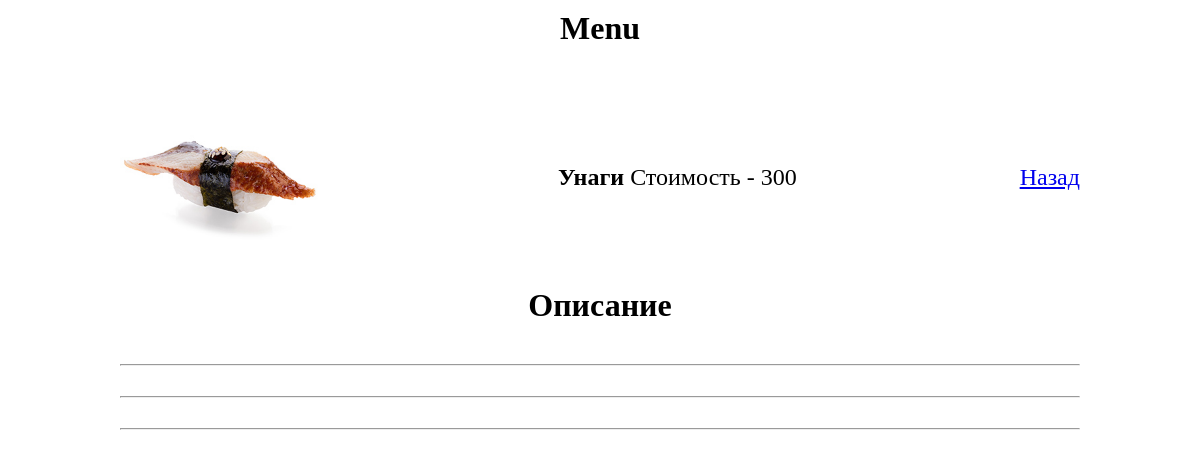
/cart.php?id=4, run on the app's committed database.
### tables this page shows
CREATE TABLE "items" (
	"id"	INTEGER NOT NULL UNIQUE,
	"name"	TEXT NOT NULL UNIQUE,
	"categories_id"	INTEGER NOT NULL,
	"subcategories"	TEXT NOT NULL,
	"imgSrc"	TEXT,
	"price"	INTEGER,
	PRIMARY KEY("id" AUTOINCREMENT)
);

### cart.php (the view)
<?php
include_once 'head.php';
$pdo = new PDO('sqlite:pizzasushiwok.db');
$itemId = $_GET['id'];
$queryItem = $pdo->query('SELECT * FROM items WHERE id=' . $itemId);
$item = $queryItem->fetch(PDO::FETCH_ASSOC);
echo '<div class="item">
    <img src="template/www/img/' . $item['imgSrc'] . '">
    <div><b>' . $item['name'] . '</b></a>
    Стоимость - ' . $item['price'] . '</div>
    <div><a href="index.php">Назад</a></div>
    </div> <div><h1>Описание</h1></div>
    <hr><hr><hr>
    ';

### template/www/style/style.css (style rules this page uses)
* { padding: 0px; margin: 0px; }
body { margin-right: 10%; margin-left: 10%; }
h1 { text-align: center; padding: 10px; }
img { margin-right: 15px; width: 200px; height: 200px; }
.item { display: flex; justify-content: space-between; align-items: center; margin-top: 20px; font-size: x-large; }
hr { margin-top: 30px; }

### data on the page
items: imgSrc (picture), name "Унаги", price "300"
